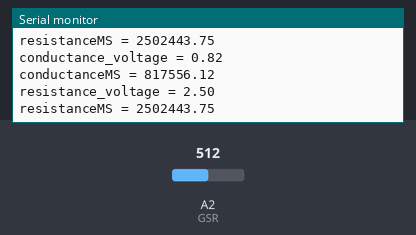
A sketch run on a simulated Arduino Uno, built with avr-gcc and run on an emulated ATmega328P. Shown: the last lines printed to the serial monitor. Inputs (shaded band) come from the test bench; at power-on: A2 (GSR) = 512.

Above: at 3.7 s.
3.8 s: A2 (GSR) set to 716
At 3.8 s:
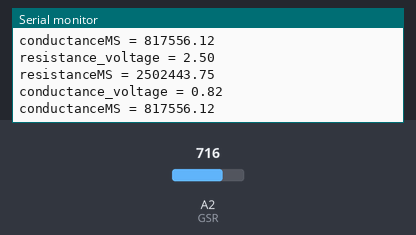
6.8 s: A2 (GSR) set to 900
At 7.6 s:
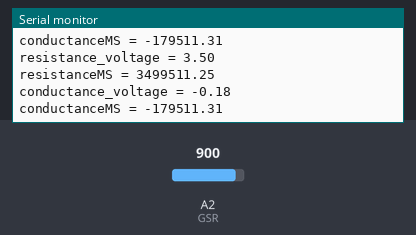
Timing chart, 0 to 9.8 s (numbered marks = the images above; inputs shaded):
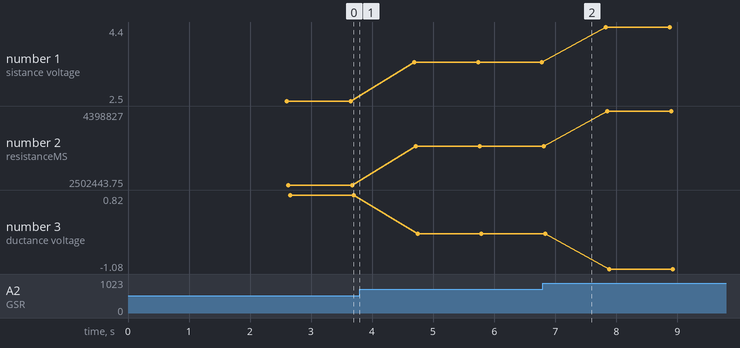

The sketch:

GSR_Sensor.ino
```cpp
const int GSR = A2;
int threshold = 0;
int sensorValue;
int resistance_voltage;
int conductance_voltage;
int conductanceMS;

void setup() {
  long sum = 0; //extended size variable for number storage
  Serial.begin(9600); //setting baud rate

  for (int i = 0; i < 500; i++) //for loop that adds the sensorValue to sum 500 times
  {
    sensorValue = analogRead(GSR);
    sum += sensorValue;
    delay(5);
  }
  float threshold = 3.32 - (sum / 500 * (5.0 / 1023.0)); //average conductance threshold calculated by subtracting max value by sum divided by 500 multiplied by the converted analog to voltage value
  float thresholdMS = threshold * 1000000; //average threshold in micro-Siemens calculated by multipling threshold above by micro-Siemen conversion rate
  Serial.print("threshold = ");
  Serial.println(threshold);
  Serial.print('\n'); //carriage return for easier display
  Serial.print("thresholdMS = ");
  Serial.println(thresholdMS);
}

void loop() {
  int temp; //establishing temp variable
  sensorValue = analogRead(GSR); //reading analog sensor value
  float resistance_voltage = sensorValue * (5.0 / 1023.0); //conversion arduino analog range to voltage
  Serial.print('\n'); //carriage return for easier display
  Serial.print("resistance_voltage = ");
  Serial.print(resistance_voltage);
  Serial.print('\n'); //carriage return for easier display
  float resistanceMS = resistance_voltage * 1000000; //converting resistance to micro-Siemens
  Serial.print("resistanceMS = ");
  Serial.print(resistanceMS);
  Serial.print('\n'); //carriage return for easier display
  Serial.print('\n'); //carriage return for easier display
  float conductance_voltage = 3.32 - resistance_voltage; //subtract the max voltage value from the measured loss to get the amount of electrcity being conducted. Inverting the value so it reads conductance as opposed to resistance.
  Serial.print("conductance_voltage = ");
  Serial.print(conductance_voltage); //print the conductance value to serial
  Serial.print('\n'); //carriage return for easier display
  float conductanceMS = conductance_voltage * 1000000; //conversion to micro-Siemens (measure of electric conductance)
  Serial.print("conductanceMS = ");//***this is the value you need to refer to for GSR mapping***
  Serial.print(conductanceMS); //serial printing conductance in micro-Siemens
  Serial.print('\n'); //carriage return for easier display
  delay(1000); //delay serial prints by 1 second
}
```

Measured:
- plotted number 1: 2.5 → 3.5 after the input at 3.8 s, 3.5 → 4.4 after the input at 6.8 s
- plotted number 2: 2502443.75 → 3499511.25 after the input at 3.8 s, 3499511.25 → 4398827 after the input at 6.8 s
- plotted number 3: 0.82 → -0.18 after the input at 3.8 s, -0.18 → -1.08 after the input at 6.8 s
